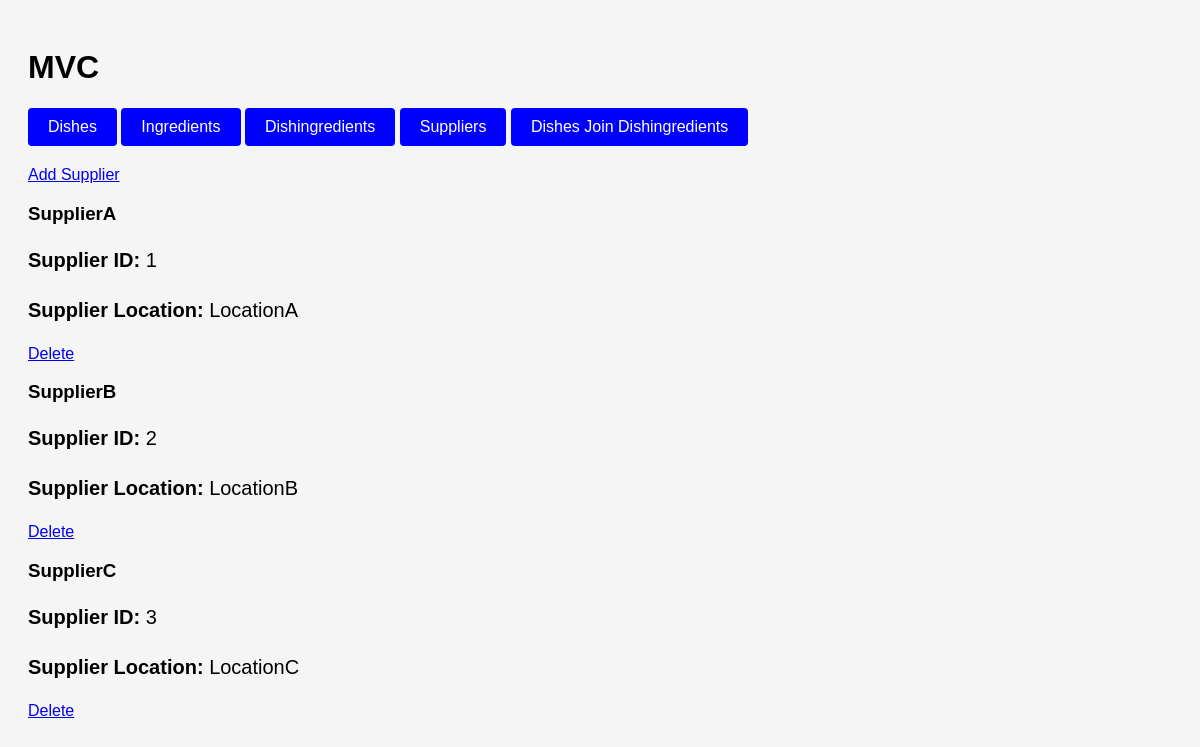
Page /mvc-mysql/index.php?action=showSuppliers on the committed database.
### tables this page shows
CREATE TABLE `suppliers` (
  `supplierID` int(11) NOT NULL AUTO_INCREMENT,
  `supplierName` varchar(255) DEFAULT NULL,
  `supplierLocation` varchar(255) DEFAULT NULL,
  PRIMARY KEY (`supplierID`));

### mvc-mysql/controllers/supplier.php (called while the page is built, shortened)
<?php
class SupplierController {
    private $supplier;
    public function __construct($connection) {
        $this->supplier = new SupplierModel($connection);
    }
    public function showSuppliers() {
        $suppliers = $this->supplier->selectSuppliers();
        include 'views/suppliers.php';
    }
}
?>

### mvc-mysql/models/supplier.php (called while the page is built, shortened)
<?php
class SupplierModel {
    private $ModelSupplierConnectionObject;
    public function __construct($ModelSupplierConnectionObject) {
        $this->ModelSupplierConnectionObject = $ModelSupplierConnectionObject;
    }
    private function connect() {
        try {
            $mysqli = new mysqli(
                $this->ModelSupplierConnectionObject->host,
                $this->ModelSupplierConnectionObject->username,
                $this->ModelSupplierConnectionObject->password,
                $this->ModelSupplierConnectionObject->database
            );
            return $mysqli;
        } catch (Exception $e) {
            error_log('Exception caught in connect method: ' . $e->getMessage());
            return false;
        }
    }
    public function selectSuppliers() {
        $mysqli = $this->connect();
        if ($mysqli) {
            $result = $mysqli->query("SELECT * FROM suppliers");
            $results = $result->fetch_all(MYSQLI_ASSOC);
            return $results;
        } else {
            return false;
        }
    }
}
?>

### mvc-mysql/views/suppliers.php (the view, shortened to what this page needs)
<!DOCTYPE html>
<html lang="en">
<head>
</head>
<body>
  <div>
     <a  href="?action=showSupplierForm">Add Supplier</a>
    <?php foreach ($suppliers as $supplier1): ?>
        <div class="supplier-card">
            <h3><?php echo $supplier1['supplierName']; ?></h3>
            <p><strong>Supplier ID:</strong> <?php echo $supplier1['supplierID']; ?></p>
            <p><strong>Supplier Location:</strong> <?php echo $supplier1['supplierLocation']; ?></p>
            <a class="btn-delete" href="?action=deleteSupplier&supplierID=<?php echo $supplier1['supplierID']; ?>">Delete</a>
        </div>
    <?php endforeach; ?>
</body>
</html>

### mvc-mysql/index.php (style rules this page uses)
body { font-family: Arial, Helvetica, sans-serif; background-color: #f5f5f5; padding: 20px; }
p { font-size: 20px; color: black; line-height: 1.5; }

### rows in the picture
suppliers: supplierName "SupplierA", supplierID "1", supplierLocation "LocationA"
suppliers: supplierName "SupplierB", supplierID "2", supplierLocation "LocationB"
suppliers: supplierName "SupplierC", supplierID "3", supplierLocation "LocationC"
